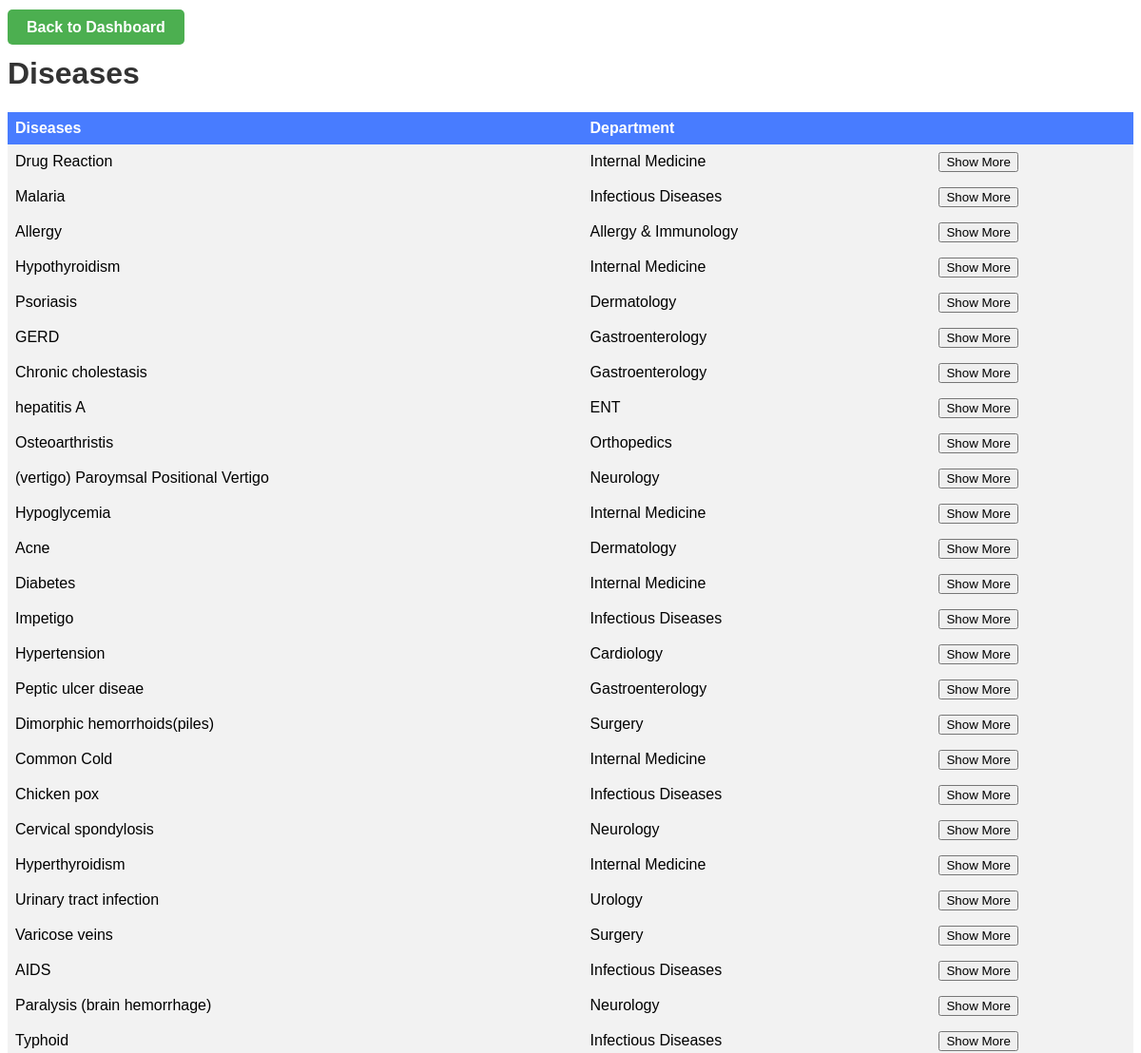
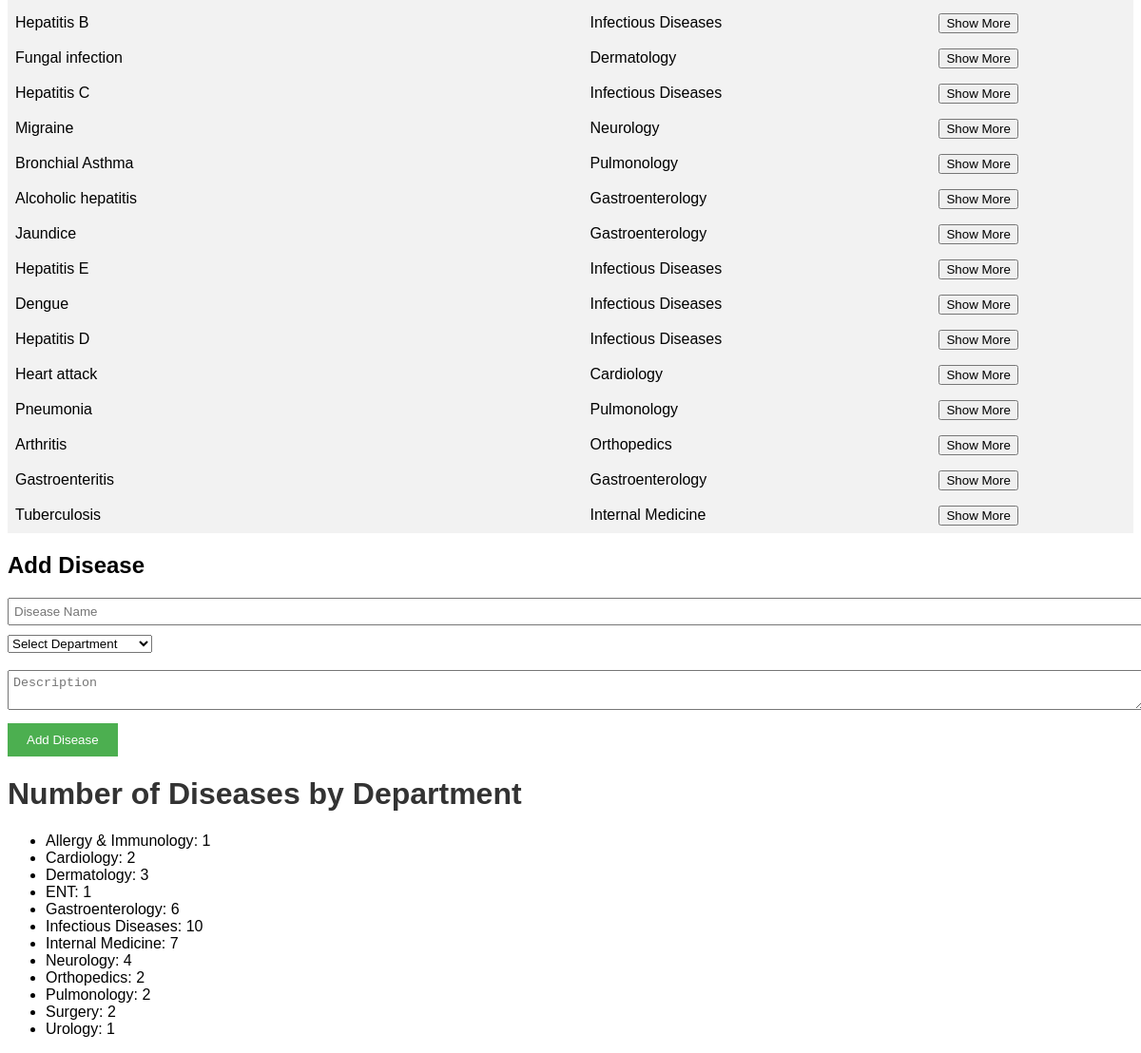
Screenshot of /diseases.php with the database file from the repository (2 pictures, top to bottom).
### tables this page shows
CREATE TABLE `description` (
  `desc_id` int(11) NOT NULL,
  `disease` mediumtext NOT NULL,
  `definition` longtext NOT NULL,
  `dept_id` int(11) NOT NULL
);

CREATE TABLE `department` (
  `dept_id` int(11) NOT NULL,
  `dept_name` varchar(255) DEFAULT NULL
);

### diseases.php (the view, shortened to what this page needs)
<!DOCTYPE html>
<html>
<head>
</head>
<body>
    <div class="back">
        <a href="admin.php" class="back-button">Back to Dashboard</a>
    </div>
    <?php
    include "connect.php";
    $query = "SELECT description.disease, description.definition, department.dept_name FROM description INNER JOIN department ON description.dept_id = department.dept_id";
    $result = mysqli_query($conn, $query);
    ?>
    <div class="disease-list">
        <?php
        if ($result->num_rows > 0) {
            echo "<h1>Diseases</h1>";
            echo "<table>";
            echo "<tr><th>Diseases</th><th>Department</th><th></th></tr>";
            while ($row = mysqli_fetch_assoc($result)) {
                echo "<tr>";
                echo '<td>' . $row["disease"] . '</td>';
                echo '<td>' . $row["dept_name"] . '</td>';
                echo "<td><button class='toggle'>Show More</button></td>";
                echo "</tr>";
            }
            echo "</table>";
        }
        ?>
    </div>
    <div class="add-disease-form">
        <h2>Add Disease</h2>
        <form method="POST" action="<?php echo htmlspecialchars($_SERVER["PHP_SELF"]); ?>">
            <input type="text" name="disease_name" placeholder="Disease Name" required>
            <select id="department" name="department">
                <option>Select Department</option>
            </select><br><br>
            <textarea name="disease_description" placeholder="Description" required></textarea>
            <button type="submit">Add Disease</button>
        </form>
    </div>
    <?php
    $query = "SELECT department.dept_name, COUNT(description.disease) as disease_count
              FROM description
              INNER JOIN department ON description.dept_id = department.dept_id
              GROUP BY department.dept_name";
    $result = mysqli_query($conn, $query);
    echo "<h1>Number of Diseases by Department</h1>";
    echo "<ul>";
    while ($row = mysqli_fetch_assoc($result)) {
        echo "<li>" . htmlspecialchars($row["dept_name"]) . ": " . htmlspecialchars($row["disease_count"]) . "</li>";
    }
    echo "</ul>";
    ?>
</body>
</html>

### diseases.php (style rules this page uses)
body { font-family: Verdana, Geneva, Tahoma, sans-serif; }
h1 { color: #333; }
.disease-list { margin-top: 20px; }
.add-disease-form { margin-top: 20px; }
.add-disease-form input[type="text"], .add-disease-form textarea { width: 100%; padding: 5px; margin-bottom: 10px; }
.add-disease-form button { padding: 10px 20px; background-color: #4CAF50; color: white; border: none; cursor: pointer; }
table { border-collapse: collapse; width: 100%; }
th, td { text-align: left; padding: 8px; }
tr:nth-child(even) { background-color: #f2f2f2; }
th { background-color: #487cff; color: white; }
.back { margin-top: 20px; }
.back-button { padding: 10px 20px; background-color: #4CAF50; color: white; border: none; text-decoration: none; font-weight: bold; border-radius: 5px; }

### rows the page displays
description: disease "Drug Reaction", dept.dept_name "Internal Medicine"
description: disease "Malaria", dept.dept_name "Infectious Diseases"
description: disease "Allergy", dept.dept_name "Allergy & Immunology"
description: disease "Hypothyroidism", dept.dept_name "Internal Medicine"
description: disease "Psoriasis", dept.dept_name "Dermatology"
description: disease "GERD", dept.dept_name "Gastroenterology"
description: disease "Chronic cholestasis", dept.dept_name "Gastroenterology"
description: disease "hepatitis A", dept.dept_name "ENT"
description: disease "Osteoarthristis", dept.dept_name "Orthopedics"
description: disease "(vertigo) Paroymsal Positional Vertigo", dept.dept_name "Neurology"
description: disease "Hypoglycemia", dept.dept_name "Internal Medicine"
description: disease "Acne", dept.dept_name "Dermatology"
description: disease "Diabetes", dept.dept_name "Internal Medicine"
description: disease "Impetigo", dept.dept_name "Infectious Diseases"
description: disease "Hypertension", dept.dept_name "Cardiology"
description: disease "Peptic ulcer diseae", dept.dept_name "Gastroenterology"
description: disease "Dimorphic hemorrhoids(piles)", dept.dept_name "Surgery"
description: disease "Common Cold", dept.dept_name "Internal Medicine"
description: disease "Chicken pox", dept.dept_name "Infectious Diseases"
description: disease "Cervical spondylosis", dept.dept_name "Neurology"
description: disease "Hyperthyroidism", dept.dept_name "Internal Medicine"
description: disease "Urinary tract infection", dept.dept_name "Urology"
description: disease "Varicose veins", dept.dept_name "Surgery"
description: disease "AIDS", dept.dept_name "Infectious Diseases"
description: disease "Paralysis (brain hemorrhage)", dept.dept_name "Neurology"
description: disease "Typhoid", dept.dept_name "Infectious Diseases"
description: disease "Hepatitis B", dept.dept_name "Infectious Diseases"
description: disease "Fungal infection", dept.dept_name "Dermatology"
description: disease "Hepatitis C", dept.dept_name "Infectious Diseases"
description: disease "Migraine", dept.dept_name "Neurology"
description: disease "Bronchial Asthma", dept.dept_name "Pulmonology"
description: disease "Alcoholic hepatitis", dept.dept_name "Gastroenterology"
description: disease "Jaundice", dept.dept_name "Gastroenterology"
description: disease "Hepatitis E", dept.dept_name "Infectious Diseases"
description: disease "Dengue", dept.dept_name "Infectious Diseases"
description: disease "Hepatitis D", dept.dept_name "Infectious Diseases"
description: disease "Heart attack", dept.dept_name "Cardiology"
description: disease "Pneumonia", dept.dept_name "Pulmonology"
description: disease "Arthritis", dept.dept_name "Orthopedics"
description: disease "Gastroenteritis", dept.dept_name "Gastroenterology"
description: disease "Tuberculosis", dept.dept_name "Internal Medicine"

### other values shown
$row["dept_name"] "Allergy & Immunology"
$row["disease_count"] "1"
$row["dept_name"] "Cardiology"
$row["disease_count"] "2"
$row["dept_name"] "Dermatology"
$row["disease_count"] "3"
$row["dept_name"] "ENT"
$row["dept_name"] "Gastroenterology"
$row["disease_count"] "6"
$row["dept_name"] "Infectious Diseases"
$row["disease_count"] "10"
$row["dept_name"] "Internal Medicine"
$row["disease_count"] "7"
$row["dept_name"] "Neurology"
$row["disease_count"] "4"
